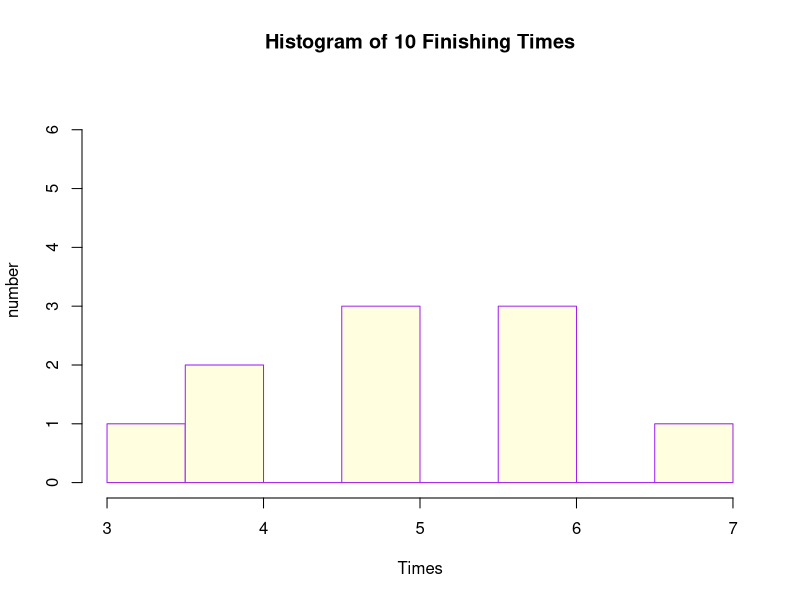

This figure's R source:
chicago=read.csv("Chicago2013.csv")
#print(class(chicago))
#print(chicago)
country=unique(chicago$Country)
#print(country)
countrydata=matrix(ncol=2,nrow=0)
for(co in country){
  tot=sum(chicago$Country==co)
  countrydata=rbind(countrydata,matrix(data=c(co,tot),ncol=2))
}
colnames(countrydata)=c("Country","People")
countrydata=as.data.frame(countrydata)
countrydata$People=as.numeric(countrydata$People)
#print(countrydata)
# png("histo.png")
# hist(chicago$Time,main="Histogram of Finishing Times",freq=TRUE,
#            col="lightyellow",border="purple",
#            xlab="Times",ylab="number",
#            ylim=c(0,20))#,plot=FALSE
# dev.off()
sdata=sample(chicago$Time,10)
print(sdata)
png("histo1.png")
hist(sdata,main="Histogram of 10 Finishing Times",freq=TRUE,
     col="lightyellow",border="purple",
     xlab="Times",ylab="number",
     ylim=c(0,max(sdata)),plot=TRUE)
dev.off()